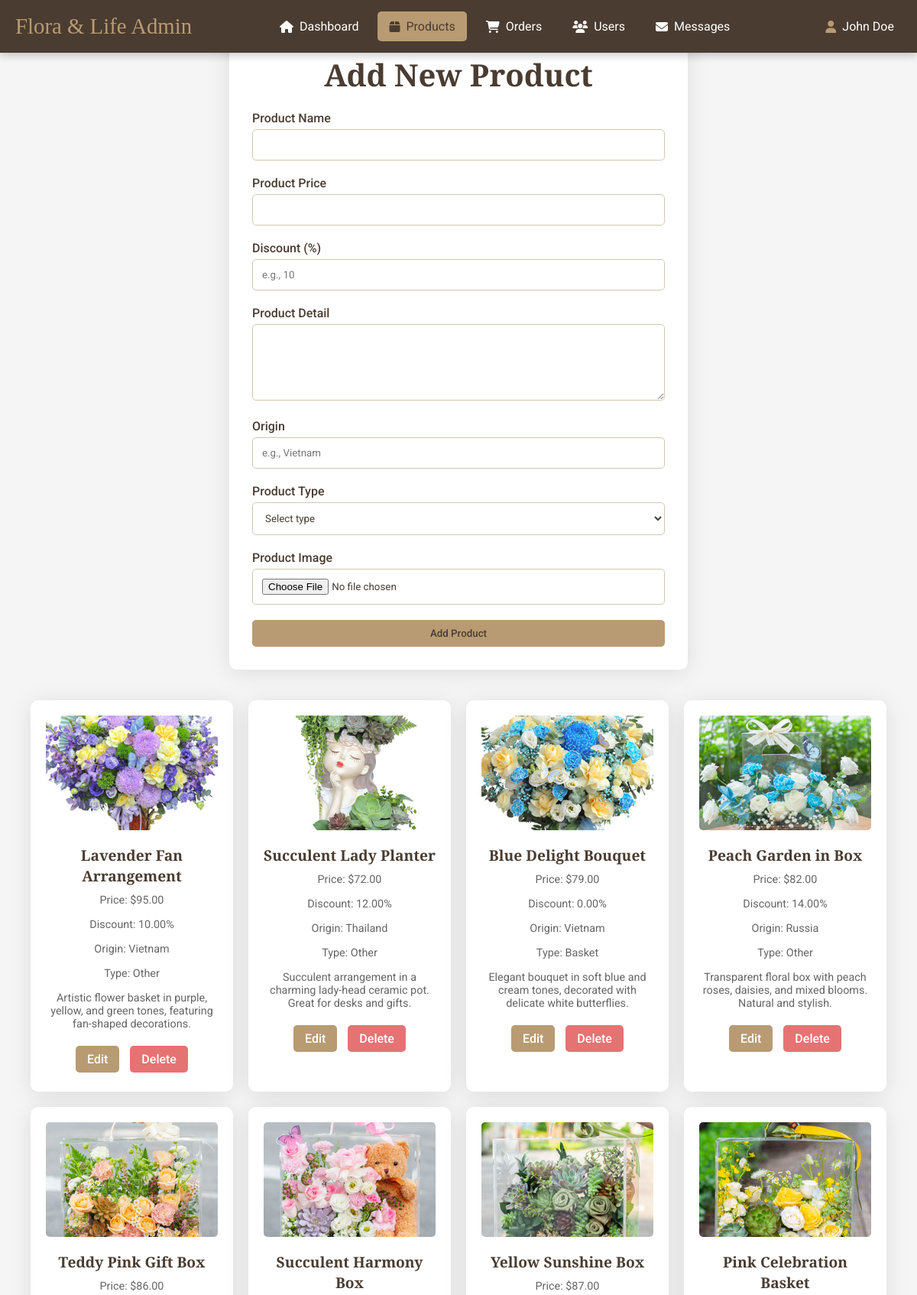
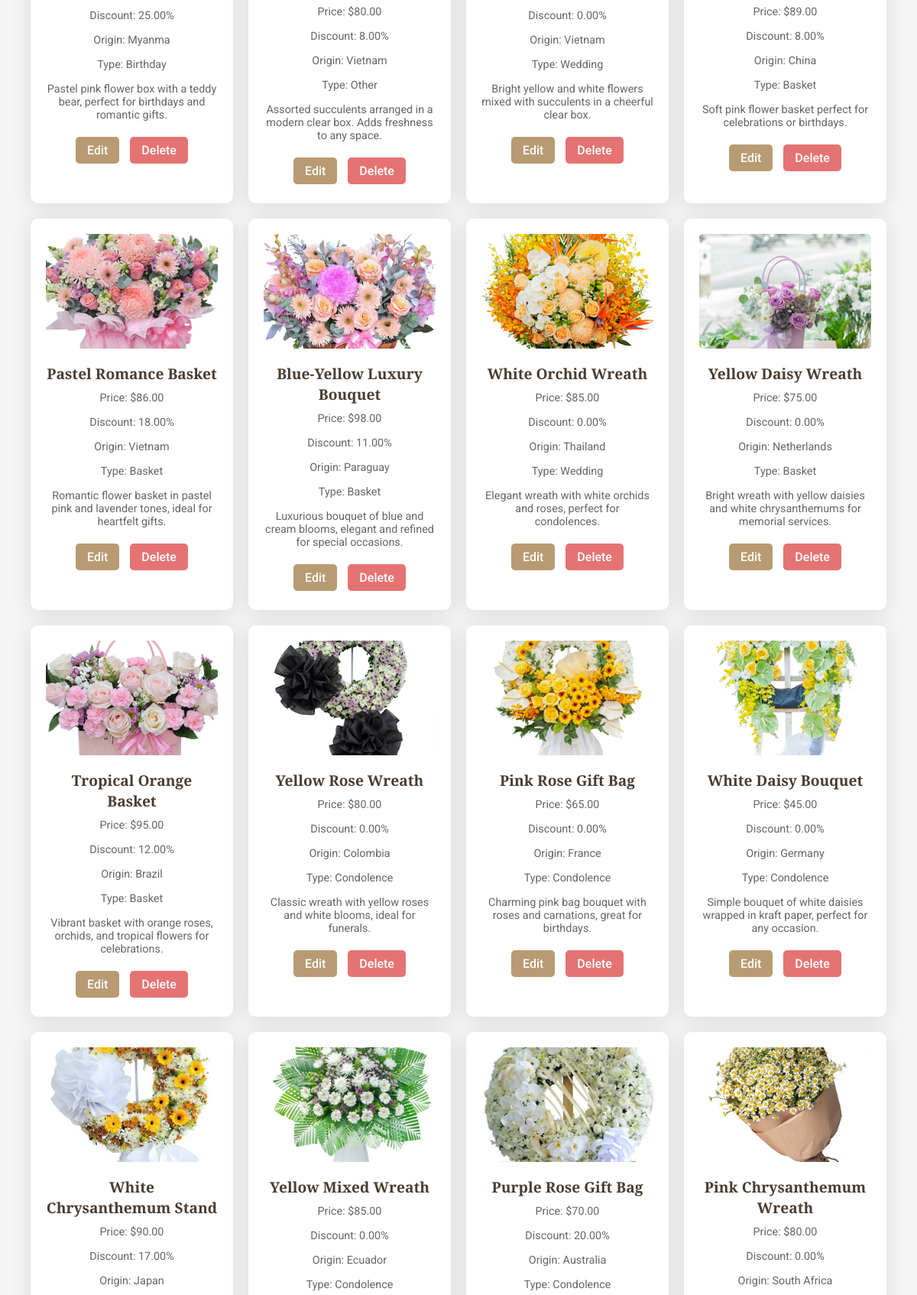
The page /admin_product.php (signed in, upper part) on the database its author committed (2 pictures, top to bottom).
### tables this page shows
CREATE TABLE `products` (
  `id` bigint(20) NOT NULL,
  `name` varchar(255) NOT NULL,
  `price` decimal(10,2) NOT NULL,
  `sale` decimal(10,2) NOT NULL DEFAULT 0.00,
  `product_detail` text NOT NULL,
  `image` varchar(255) NOT NULL,
  `origin` varchar(255) DEFAULT NULL,
  `type` enum('birthday','wedding','bouquet','condolence','basket','other') DEFAULT 'other',
  `created_at` datetime DEFAULT current_timestamp(),
  `updated_at` datetime DEFAULT current_timestamp() ON UPDATE current_timestamp()
);

### admin_product.php (the view, shortened to what this page needs)
<!DOCTYPE html>
<html lang="en">
<head>
    <link rel="stylesheet" href="https://cdnjs.cloudflare.com/ajax/libs/font-awesome/6.4.2/css/all.min.css">
</head>
<body>
    <?php include 'admin_header.php'; ?>
    <div class="container">
        <main class="main-content">
            <section class="add-products">
                <form method="post" action="" enctype="multipart/form-data">
                    <h1>Add New Product</h1>
                    <div class="input-field">
                        <label>Product Name</label>
                        <input type="text" name="name" required>
                    </div>
                    <div class="input-field">
                        <label>Product Price</label>
                        <input type="number" step="0.01" min="0" name="price" required>
                    </div>
                    <div class="input-field">
                        <label>Discount (%)</label>
                        <input type="number" step="0.01" min="0" max="100" name="sale" placeholder="e.g., 10">
                    </div>
                    <div class="input-field">
                        <label>Product Detail</label>
                        <textarea name="detail" required></textarea>
                    </div>
                    <div class="input-field">
                        <label>Origin</label>
                        <input type="text" name="origin" placeholder="e.g., Vietnam">
                    </div>
                    <div class="input-field">
                        <label>Product Type</label>
                        <select name="type">
                            <option value="">Select type</option>
                        </select>
                    </div>
                    <div class="input-field">
                        <label>Product Image</label>
                        <input type="file" name="image" accept="image/jpeg,image/png,image/gif" required>
                    </div>
                    <button type="submit" name="add-product" class="btn">Add Product</button>
                </form>
            </section>
            <section class="show-products">
                <div class="box-container">
                    <?php
                    $stmt = $conn->prepare("SELECT * FROM products");
                    $stmt->execute();
                    $result = $stmt->get_result();
                    if ($result->num_rows > 0) {
                        while ($product = $result->fetch_assoc()) {
                    ?>
                    <div class="box">
                        <img src="image/<?php echo htmlspecialchars($product['image']); ?>" alt="<?php echo htmlspecialchars($product['name']); ?>">
                        <h4><?php echo htmlspecialchars($product['name']); ?></h4>
                        <p>Price: $<?php echo number_format($product['price'], 2); ?></p>
                        <p>Discount: <?php echo $product['sale'] ? number_format($product['sale'], 2) . '%' : 'None'; ?></p>
                        <p>Origin: <?php echo htmlspecialchars($product['origin'] ?: 'N/A'); ?></p>
                        <p>Type: <?php echo htmlspecialchars(ucfirst($product['type'] ?: 'N/A')); ?></p>
                        <p><?php echo htmlspecialchars($product['product_detail']); ?></p>
                        <a href="#" class="edit"
                           data-id="<?php echo htmlspecialchars($product['id']); ?>"
                           data-name="<?php echo htmlspecialchars($product['name']); ?>"
                           data-price="<?php echo htmlspecialchars($product['price']); ?>"
                           data-sale="<?php echo htmlspecialchars($product['sale']); ?>"
                           data-detail="<?php echo htmlspecialchars($product['product_detail']); ?>"
                           data-origin="<?php echo htmlspecialchars($product['origin']); ?>"
                           data-type="<?php echo htmlspecialchars($product['type']); ?>"
                           data-image="image/<?php echo htmlspecialchars($product['image']); ?>"
                           onclick="openEditModal(this)">Edit</a>
                        <a href="admin_product.php?delete=<?php echo htmlspecialchars($product['id']); ?>&csrf_token=<?php echo htmlspecialchars($_SESSION['csrf_token']); ?>"
                           class="delete"
                           onclick="return confirm('Delete this product?')">Delete</a>
                    </div>
                    <?php
                        }
                    } else {
                        echo '<p>No products found.</p>';
                    }
                    ?>
                </div>
            </section>
        </main>
    </div>
</body>
</html>

### admin_product.php (style rules this page uses)
* { margin: 0; padding: 0; box-sizing: border-box; font-family: 'Roboto', sans-serif; }
body { background: #f5f5f5; color: #4a3c31; }
.container { display: flex; min-height: 100vh; flex-direction: column; }
.main-content { flex: 1; padding: 40px; width: 100%; max-width: 1200px; margin: 0 auto; }
.add-products form { background: rgba(255, 255, 255, 0.95); backdrop-filter: blur(10px); padding: 30px; border-radius: 10px; box-shadow: 0 4px 30px rgba(0, 0, 0, 0.1); max-width: 600px; margin: 0 auto 40px auto; }
.add-products h1 { font-family: 'Playfair Display', serif; font-size: 2.5rem; color: #4a3c31; margin-bottom: 20px; text-align: center; }
.input-field { margin-bottom: 20px; }
.input-field label { display: block; font-weight: 500; color: #4a3c31; margin-bottom: 5px; }
.input-field input, .input-field textarea, .input-field select { width: 100%; padding: 12px; border: 1px solid #d4c7b0; border-radius: 5px; background: rgba(255, 255, 255, 0.5); color: #4a3c31; transition: border-color 0.3s; }
.input-field textarea { height: 100px; resize: vertical; }
.btn { background: #b89b72; color: white; padding: 12px 20px; border: none; border-radius: 5px; cursor: pointer; width: 100%; font-weight: 500; transition: background 0.3s, transform 0.2s; }
.show-products .box-container { display: grid; grid-template-columns: repeat(auto-fit, minmax(250px, 1fr)); gap: 20px; margin-top: 40px; justify-content: center; }
.show-products .box { background: rgba(255, 255, 255, 0.95); backdrop-filter: blur(10px); padding: 20px; border-radius: 10px; box-shadow: 0 4px 30px rgba(0, 0, 0, 0.1); text-align: center; transition: transform 0.3s; max-width: 300px; }
.show-products .box img { width: 100%; height: 150px; object-fit: cover; border-radius: 5px; margin-bottom: 15px; }
.show-products .box h4 { font-family: 'Playfair Display', serif; font-size: 1.2rem; color: #4a3c31; margin-bottom: 10px; }
.show-products .box p { font-size: 0.9rem; color: #666; margin-bottom: 15px; }
.edit, .delete { display: inline-block; padding: 8px 15px; margin: 5px; border-radius: 5px; text-decoration: none; font-weight: 500; transition: background 0.3s, transform 0.2s; }
.edit { background: #b89b72; color: white; }
.delete { background: #e57373; color: white; }

### admin_header.php (style rules this page uses)
* { margin: 0; padding: 0; box-sizing: border-box; font-family: 'Roboto', sans-serif; }
.btn { background: #b89b72; color: #4a3c31; padding: 10px; border: none; border-radius: 5px; cursor: pointer; width: 100%; font-weight: 500; transition: background 0.3s, transform 0.2s; text-align: center; }

### rows shown on the page
products: image (picture), name "Lavender Fan Arrangement", price "95.00", sale "10.00", origin "Vietnam", type "Other", product_detail "Artistic flower basket in purple, yellow, and green tones, featuring fan-shaped decorations."
products: image (picture), name "Succulent Lady Planter", price "72.00", sale "12.00", origin "Thailand", type "Other", product_detail "Succulent arrangement in a charming lady-head ceramic pot. Great for desks and gifts."
products: image (picture), name "Blue Delight Bouquet", price "79.00", sale "0.00", origin "Vietnam", type "Basket", product_detail "Elegant bouquet in soft blue and cream tones, decorated with delicate white butterflies."
products: image (picture), name "Peach Garden in Box", price "82.00", sale "14.00", origin "Russia", type "Other", product_detail "Transparent floral box with peach roses, daisies, and mixed blooms. Natural and stylish."
products: image (picture), name "Teddy Pink Gift Box", price "86.00", sale "25.00", origin "Myanma", type "Birthday", product_detail "Pastel pink flower box with a teddy bear, perfect for birthdays and romantic gifts."
products: image (picture), name "Succulent Harmony Box", price "80.00", sale "8.00", origin "Vietnam", type "Other", product_detail "Assorted succulents arranged in a modern clear box. Adds freshness to any space."
products: image (picture), name "Yellow Sunshine Box", price "87.00", sale "0.00", origin "Vietnam", type "Wedding", product_detail "Bright yellow and white flowers mixed with succulents in a cheerful clear box."
products: image (picture), name "Pink Celebration Basket", price "89.00", sale "8.00", origin "China", type "Basket", product_detail "Soft pink flower basket perfect for celebrations or birthdays."
products: image (picture), name "Pastel Romance Basket", price "86.00", sale "18.00", origin "Vietnam", type "Basket", product_detail "Romantic flower basket in pastel pink and lavender tones, ideal for heartfelt gifts."
products: image (picture), name "Blue-Yellow Luxury Bouquet", price "98.00", sale "11.00", origin "Paraguay", type "Basket", product_detail "Luxurious bouquet of blue and cream blooms, elegant and refined for special occasions."
products: image (picture), name "White Orchid Wreath", price "85.00", sale "0.00", origin "Thailand", type "Wedding", product_detail "Elegant wreath with white orchids and roses, perfect for condolences."
products: image (picture), name "Yellow Daisy Wreath", price "75.00", sale "0.00", origin "Netherlands", type "Basket", product_detail "Bright wreath with yellow daisies and white chrysanthemums for memorial services."
products: image (picture), name "Tropical Orange Basket", price "95.00", sale "12.00", origin "Brazil", type "Basket", product_detail "Vibrant basket with orange roses, orchids, and tropical flowers for celebrations."
products: image (picture), name "Yellow Rose Wreath", price "80.00", sale "0.00", origin "Colombia", type "Condolence", product_detail "Classic wreath with yellow roses and white blooms, ideal for funerals."
products: image (picture), name "Pink Rose Gift Bag", price "65.00", sale "0.00", origin "France", type "Condolence", product_detail "Charming pink bag bouquet with roses and carnations, great for birthdays."
products: image (picture), name "White Daisy Bouquet", price "45.00", sale "0.00", origin "Germany", type "Condolence", product_detail "Simple bouquet of white daisies wrapped in kraft paper, perfect for any occasion."
products: image (picture), name "White Chrysanthemum Stand", price "90.00", sale "17.00", origin "Japan"
products: image (picture), name "Yellow Mixed Wreath", price "85.00", sale "0.00", origin "Ecuador", type "Condolence"
products: image (picture), name "Purple Rose Gift Bag", price "70.00", sale "20.00", origin "Australia", type "Condolence"
products: image (picture), name "Pink Chrysanthemum Wreath", price "80.00", sale "0.00", origin "South Africa"

### other values the page prints
$_SESSION['admin_name'] "John Doe"
